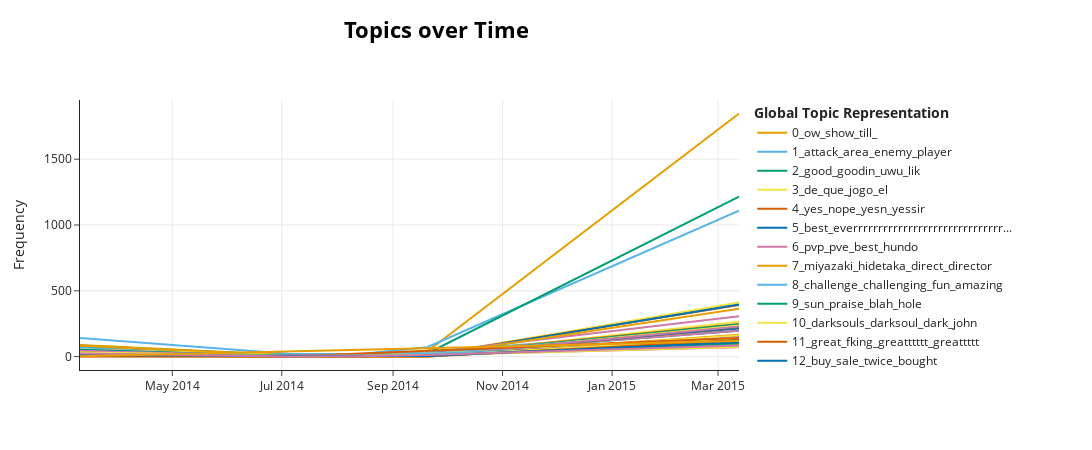

Write notebook code for a chart like this one.
### Code cell
topic_model.visualize_topics_over_time(topics_over_time, top_n_topics=50)

### Figure 1 — Plotly figure (JSON) as saved in the notebook; plotly's stock layout.template omitted (floating-point values rounded to 4 significant figures)
{"data": [{"hoverinfo": "text", "hovertext": ["<b>Topic 0</b><br>Words: ow, show, till, , ", "<b>Topic 0</b><br>Words: ow, show, till, , ", "<b>Topic 0</b><br>Words: ow, show, till, , ", "<b>Topic 0</b><br>Words: ow, show, till, , ", "<b>Topic 0</b><br>Words: don, ow, show, till, ss"], "marker": {"color": "#E69F00"}, "mode": "lines", "name": "0_ow_show_till_", "type": "scatter", "x": ["2014-03-10T14:44:09.600000", "2014-07-04T19:12:00", "2014-08-12T09:36:00", "2014-09-20T00:00:00", "2015-03-12T16:48:00"], "y": [88, 13, 12, 39, 1847]}, {"hoverinfo": "text", "hovertext": ["<b>Topic 1</b><br>Words: don, have, covenant, das, player", "<b>Topic 1</b><br>Words: don, bursss, haven, swag, have", "<b>Topic 1</b><br>Words: don, have, list, haven, covenant", "<b>Topic 1</b><br>Words: don, have, matrixdll, stamina, haven", "<b>Topic 1</b><br>Words: don, have, boss, haven, attack"], "marker": {"color": "#56B4E9"}, "mode": "lines", "name": "1_attack_area_enemy_player", "type": "scatter", "x": ["2014-03-10T14:44:09.600000", "2014-07-04T19:12:00", "2014-08-12T09:36:00", "2014-09-20T00:00:00", "2015-03-12T16:48:00"], "y": [141, 21, 19, 71, 1108]}, {"hoverinfo": "text", "hovertext": ["<b>Topic 2</b><br>Words: good, ass, well, goodin, uwu", "<b>Topic 2</b><br>Words: good, goodin, uwu, lik, mm", "<b>Topic 2</b><br>Words: good, goodin, uwu, lik, mm", "<b>Topic 2</b><br>Words: good, pussy, goodin, uwu, lik", "<b>Topic 2</b><br>Words: good, well, goodin, don, uwu"], "marker": {"color": "#009E73"}, "mode": "lines", "name": "2_good_goodin_uwu_lik", "type": "scatter", "x": ["2014-03-10T14:44:09.600000", "2014-07-04T19:12:00", "2014-08-12T09:36:00", "2014-09-20T00:00:00", "2015-03-12T16:48:00"], "y": [51, 10, 5, 24, 1216]}, {"hoverinfo": "text", "hovertext": ["<b>Topic 3</b><br>Words: que, jogo, de, primeiro, es", "<b>Topic 3</b><br>Words: ohohohohohoho, humerus, nito, prepare, real", "<b>Topic 3</b><br>Words: es, ajustar, pasarselo, desconhecido, mira", "<b>Topic 3</b><br>Words: de, que, jogo, et, le", "<b>Topic 3</b><br>Words: de, que, jogo, el, la"], "marker": {"color": "#F0E442"}, "mode": "lines", "name": "3_de_que_jogo_el", "type": "scatter", "x": ["2014-03-10T14:44:09.600000", "2014-07-04T19:12:00", "2014-08-12T09:36:00", "2014-09-20T00:00:00", "2015-03-12T16:48:00"], "y": [15, 1, 3, 8, 411]}, {"hoverinfo": "text", "hovertext": ["<b>Topic 4</b><br>Words: yes, nope, frog, yesn, yessir", "<b>Topic 4</b><br>Words: yes, nope, yesn, yessir, frog", "<b>Topic 4</b><br>Words: yes, nope, yesn, yessir, frog", "<b>Topic 4</b><br>Words: yes, nope, yesn, yessir, frog", "<b>Topic 4</b><br>Words: yes, nope, yesn, yessir, thank"], "marker": {"color": "#D55E00"}, "mode": "lines", "name": "4_yes_nope_yesn_yessir", "type": "scatter", "x": ["2014-03-10T14:44:09.600000", "2014-07-04T19:12:00", "2014-08-12T09:36:00", "2014-09-20T00:00:00", "2015-03-12T16:48:00"], "y": [24, 1, 2, 10, 392]}, {"hoverinfo": "text", "hovertext": ["<b>Topic 5</b><br>Words: best, good, well, everrrrrrrrrrrrrrrrrrrrrrrrrrrrrrrrrrrrrrrrrrrrrrrrrrrrrrrrrrrrrrrrrrrrrrrrrrrrrrrrrrrrrrrrrrrrrrrrrrrrrrr, proper", "<b>Topic 5</b><br>Words: good, best, everrrrrrrrrrrrrrrrrrrrrrrrrrrrrrrrrrrrrrrrrrrrrrrrrrrrrrrrrrrrrrrrrrrrrrrrrrrrrrrrrrrrrrrrrrrrrrrrrrrrrrr, proper, job", "<b>Topic 5</b><br>Words: best, everrrrrrrrrrrrrrrrrrrrrrrrrrrrrrrrrrrrrrrrrrrrrrrrrrrrrrrrrrrrrrrrrrrrrrrrrrrrrrrrrrrrrrrrrrrrrrrrrrrrrrr, proper, job, good", "<b>Topic 5</b><br>Words: best, don, good, everrrrrrrrrrrrrrrrrrrrrrrrrrrrrrrrrrrrrrrrrrrrrrrrrrrrrrrrrrrrrrrrrrrrrrrrrrrrrrrrrrrrrrrrrrrrrrrrrrrrrrr, well"], "marker": {"color": "#0072B2"}, "mode": "lines", "name": "5_best_everrrrrrrrrrrrrrrrrrrrrrrrrrrrrr...", "type": "scatter", "x": ["2014-03-10T14:44:09.600000", "2014-07-04T19:12:00", "2014-09-20T00:00:00", "2015-03-12T16:48:00"], "y": [13, 1, 5, 396]}, {"hoverinfo": "text", "hovertext": ["<b>Topic 6</b><br>Words: pvp, pve, funnyer, shindig, exploere", "<b>Topic 6</b><br>Words: pvp, moar, pve, hexes, resonant", "<b>Topic 6</b><br>Words: don, deth, pvp, have, closet", "<b>Topic 6</b><br>Words: pvp, pve, ice, slighly, bugginess", "<b>Topic 6</b><br>Words: pvp, don, pve, hundo, singleplayer"], "marker": {"color": "#CC79A7"}, "mode": "lines", "name": "6_pvp_pve_best_hundo", "type": "scatter", "x": ["2014-03-10T14:44:09.600000", "2014-07-04T19:12:00", "2014-08-12T09:36:00", "2014-09-20T00:00:00", "2015-03-12T16:48:00"], "y": [51, 11, 10, 30, 306]}, {"hoverinfo": "text", "hovertext": ["<b>Topic 7</b><br>Words: miyazaki, don, hidetaka, labrynth, solaire", "<b>Topic 7</b><br>Words: goodl, helicopter, drakekeeper, don, exmaple", "<b>Topic 7</b><br>Words: burger, film, miyazaki, grease, team", "<b>Topic 7</b><br>Words: miyazaki, don, hidetaka, direct, director"], "marker": {"color": "#E69F00"}, "mode": "lines", "name": "7_miyazaki_hidetaka_direct_director", "type": "scatter", "x": ["2014-03-10T14:44:09.600000", "2014-07-04T19:12:00", "2014-09-20T00:00:00", "2015-03-12T16:48:00"], "y": [13, 3, 6, 364]}, {"hoverinfo": "text", "hovertext": ["<b>Topic 8</b><br>Words: challenge, challenging, don, centry, mechancial", "<b>Topic 8</b><br>Words: challenging, challenge, definently, funn, ole", "<b>Topic 8</b><br>Words: challenge, pant, entertaining, challenging, prove", "<b>Topic 8</b><br>Words: challenge, challenging, don, defenately, analytical", "<b>Topic 8</b><br>Words: challenge, challenging, don, fun, amazing"], "marker": {"color": "#56B4E9"}, "mode": "lines", "name": "8_challenge_challenging_fun_amazing", "type": "scatter", "x": ["2014-03-10T14:44:09.600000", "2014-07-04T19:12:00", "2014-08-12T09:36:00", "2014-09-20T00:00:00", "2015-03-12T16:48:00"], "y": [70, 13, 6, 37, 215]}, {"hoverinfo": "text", "hovertext": ["<b>Topic 9</b><br>Words: sun, praise, blah, hole, revengeance", "<b>Topic 9</b><br>Words: sun, praise, adherent, sunlight, bust", "<b>Topic 9</b><br>Words: sun, praise, weild, fist, dual", "<b>Topic 9</b><br>Words: sun, praise, praising, edit, blah", "<b>Topic 9</b><br>Words: sun, praise, blah, eighty, hole"], "marker": {"color": "#009E73"}, "mode": "lines", "name": "9_sun_praise_blah_hole", "type": "scatter", "x": ["2014-03-10T14:44:09.600000", "2014-07-04T19:12:00", "2014-08-12T09:36:00", "2014-09-20T00:00:00", "2015-03-12T16:48:00"], "y": [83, 10, 6, 18, 196]}, {"hoverinfo": "text", "hovertext": ["<b>Topic 10</b><br>Words: darksouls, darksoul, verdigris, darke, strongely", "<b>Topic 10</b><br>Words: darksoulsii, exe, darksoul, letdown, darksouls", "<b>Topic 10</b><br>Words: sorta, unbalanced, darksouls, hey, setting", "<b>Topic 10</b><br>Words: darksouls, darkfog, hgue, darksoul, dosent", "<b>Topic 10</b><br>Words: darksouls, darksoul, don, john, darklurker"], "marker": {"color": "#F0E442"}, "mode": "lines", "name": "10_darksouls_darksoul_dark_john", "type": "scatter", "x": ["2014-03-10T14:44:09.600000", "2014-07-04T19:12:00", "2014-08-12T09:36:00", "2014-09-20T00:00:00", "2015-03-12T16:48:00"], "y": [31, 3, 1, 9, 265]}, {"hoverinfo": "text", "hovertext": ["<b>Topic 11</b><br>Words: great, fking, greattttt, greatttttt, outta", "<b>Topic 11</b><br>Words: great, fking, greattttt, greatttttt, outta", "<b>Topic 11</b><br>Words: great, fking, greattttt, greatttttt, outta", "<b>Topic 11</b><br>Words: great, fking, greattttt, greatttttt, outta", "<b>Topic 11</b><br>Words: great, greattttt, greatttttt, fking, outta"], "marker": {"color": "#D55E00"}, "mode": "lines", "name": "11_great_fking_greatttttt_greattttt", "type": "scatter", "x": ["2014-03-10T14:44:09.600000", "2014-07-04T19:12:00", "2014-08-12T09:36:00", "2014-09-20T00:00:00", "2015-03-12T16:48:00"], "y": [30, 4, 3, 15, 248]}, {"hoverinfo": "text", "hovertext": ["<b>Topic 12</b><br>Words: don, buy, sale, regret, fune", "<b>Topic 12</b><br>Words: amazed, horny, awesomeness, angry, mad", "<b>Topic 12</b><br>Words: guyz, sweet, twice, buy, sale", "<b>Topic 12</b><br>Words: don, buy, twice, sale, ike", "<b>Topic 12</b><br>Words: don, buy, sale, twice, price"], "marker": {"color": "#0072B2"}, "mode": "lines", "name": "12_buy_sale_twice_bought", "type": "scatter", "x": ["2014-03-10T14:44:09.600000", "2014-07-04T19:12:00", "2014-08-12T09:36:00", "2014-09-20T00:00:00", "2015-03-12T16:48:00"], "y": [53, 3, 2, 21, 213]}, {"hoverinfo": "text", "hovertext": ["<b>Topic 13</b><br>Words: die, willl, nutshell, owie, stuff", "<b>Topic 13</b><br>Words: die, owie, finna, willl, tire", "<b>Topic 13</b><br>Words: die, owie, finna, willl, tire", "<b>Topic 13</b><br>Words: die, slug, eat, massive, owie", "<b>Topic 13</b><br>Words: die, owie, finna, tired, don"], "marker": {"color": "#CC79A7"}, "mode": "lines", "name": "13_die_owie_finna_willl", "type": "scatter", "x": ["2014-03-10T14:44:09.600000", "2014-07-04T19:12:00", "2014-08-12T09:36:00", "2014-09-20T00:00:00", "2015-03-12T16:48:00"], "y": [53, 6, 8, 22, 196]}, {"hoverinfo": "text", "hovertext": ["<b>Topic 14</b><br>Words: sun, praise, don, sunlight, praising", "<b>Topic 14</b><br>Words: sun, don, praise, priase, wondrous", "<b>Topic 14</b><br>Words: sun, praise, suceed, adversity, bother", "<b>Topic 14</b><br>Words: sun, praise, consist, dontu, lagstabbing", "<b>Topic 14</b><br>Words: sun, praise, sunbro, sunlight, medal"], "marker": {"color": "#E69F00"}, "mode": "lines", "name": "14_sun_praise_sunlight_sunbro", "type": "scatter", "x": ["2014-03-10T14:44:09.600000", "2014-07-04T19:12:00", "2014-08-12T09:36:00", "2014-09-20T00:00:00", "2015-03-12T16:48:00"], "y": [85, 11, 4, 18, 152]}, {"hoverinfo": "text", "hovertext": ["<b>Topic 15</b><br>Words: toro, guerillimo, dlc, rekindle, des", "<b>Topic 15</b><br>Words: don, adition, recommand, trully, imagination", "<b>Topic 15</b><br>Words: hench, foreward, belt, dlc, casually", "<b>Topic 15</b><br>Words: dlc, puchase, fuffilling, don, omg", "<b>Topic 15</b><br>Words: dlc, don, dlcs, content, base"], "marker": {"color": "#56B4E9"}, "mode": "lines", "name": "15_dlc_dlcs_content_base", "type": "scatter", "x": ["2014-03-10T14:44:09.600000", "2014-07-04T19:12:00", "2014-08-12T09:36:00", "2014-09-20T00:00:00", "2015-03-12T16:48:00"], "y": [7, 2, 7, 16, 235]}, {"hoverinfo": "text", "hovertext": ["<b>Topic 16</b><br>Words: expiration, erroneous, hitboxes, blisteringly, hitbox", "<b>Topic 16</b><br>Words: lagstab, hitbox, glitch, hell, real", "<b>Topic 16</b><br>Words: ok, biscuit, wierd, hitbox, tea", "<b>Topic 16</b><br>Words: hitbox, box, hitboxes, don, hit"], "marker": {"color": "#009E73"}, "mode": "lines", "name": "16_hitboxes_hitbox_box_hit", "type": "scatter", "x": ["2014-03-10T14:44:09.600000", "2014-07-04T19:12:00", "2014-09-20T00:00:00", "2015-03-12T16:48:00"], "y": [9, 2, 4, 246]}, {"hoverinfo": "text", "hovertext": ["<b>Topic 17</b><br>Words: fun, crazy, know, people, cassual", "<b>Topic 17</b><br>Words: fun, cassual, funnn, ha, spambush", "<b>Topic 17</b><br>Words: fun, cassual, funnn, ha, spambush", "<b>Topic 17</b><br>Words: fun, cassual, funnn, ha, spambush", "<b>Topic 17</b><br>Words: fun, cassual, funnn, ha, spambush"], "marker": {"color": "#F0E442"}, "mode": "lines", "name": "17_fun_cassual_funnn_ha", "type": "scatter", "x": ["2014-03-10T14:44:09.600000", "2014-07-04T19:12:00", "2014-08-12T09:36:00", "2014-09-20T00:00:00", "2015-03-12T16:48:00"], "y": [10, 1, 1, 2, 236]}, {"hoverinfo": "text", "hovertext": ["<b>Topic 18</b><br>Words: git, gud, dye, serwery, jihad", "<b>Topic 18</b><br>Words: git, gud, seperate, casual, giood", "<b>Topic 18</b><br>Words: git, gud, jihad, gitgud, read", "<b>Topic 18</b><br>Words: git, gud, oddajcie, hreatest, phag"], "marker": {"color": "#D55E00"}, "mode": "lines", "name": "18_git_gud_hreatest_gits", "type": "scatter", "x": ["2014-03-10T14:44:09.600000", "2014-07-04T19:12:00", "2014-09-20T00:00:00", "2015-03-12T16:48:00"], "y": [16, 3, 4, 221]}, {"hoverinfo": "text", "hovertext": ["<b>Topic 19</b><br>Words: nice, niceeeeeeeeeee, yi, yes, yeah", "<b>Topic 19</b><br>Words: nice, niceeeeeeeeeee, yi, yes, yeah", "<b>Topic 19</b><br>Words: nice, yeah, yes, niceeeeeeeeeee, yi", "<b>Topic 19</b><br>Words: nice, niceeeeeeeeeee, yi, yes, yeah"], "marker": {"color": "#0072B2"}, "mode": "lines", "name": "19_nice_niceeeeeeeeeee_yi_yes", "type": "scatter", "x": ["2014-03-10T14:44:09.600000", "2014-08-12T09:36:00", "2014-09-20T00:00:00", "2015-03-12T16:48:00"], "y": [6, 1, 4, 223]}, {"hoverinfo": "text", "hovertext": ["<b>Topic 20</b><br>Words: bad, scary, wasnt, sorry, meh", "<b>Topic 20</b><br>Words: bad, scary, wasnt, sorry, meh", "<b>Topic 20</b><br>Words: bad, scary, sorry, meh, actually"], "marker": {"color": "#CC79A7"}, "mode": "lines", "name": "20_bad_scary_wasnt_sorry", "type": "scatter", "x": ["2014-03-10T14:44:09.600000", "2014-09-20T00:00:00", "2015-03-12T16:48:00"], "y": [3, 2, 229]}, {"hoverinfo": "text", "hovertext": ["<b>Topic 21</b><br>Words: port, don, pc, console, xbox", "<b>Topic 21</b><br>Words: port, joystick, downward, menu, convert", "<b>Topic 21</b><br>Words: window, live, port, decent, fantastic", "<b>Topic 21</b><br>Words: port, don, console, pc, button", "<b>Topic 21</b><br>Words: port, don, pc, console, keyboard"], "marker": {"color": "#E69F00"}, "mode": "lines", "name": "21_port_pc_console_keyboard", "type": "scatter", "x": ["2014-03-10T14:44:09.600000", "2014-07-04T19:12:00", "2014-08-12T09:36:00", "2014-09-20T00:00:00", "2015-03-12T16:48:00"], "y": [85, 4, 1, 22, 105]}, {"hoverinfo": "text", "hovertext": ["<b>Topic 22</b><br>Words: rage, induce, anger, quit, angry", "<b>Topic 22</b><br>Words: rage, tourette, uncountable, esteem, quit", "<b>Topic 22</b><br>Words: rage, conditon, squid, uncontrollable, quit", "<b>Topic 22</b><br>Words: rage, don, quit, anger, fury", "<b>Topic 22</b><br>Words: rage, anger, quit, induce, angry"], "marker": {"color": "#56B4E9"}, "mode": "lines", "name": "22_rage_anger_quit_angry", "type": "scatter", "x": ["2014-03-10T14:44:09.600000", "2014-07-04T19:12:00", "2014-08-12T09:36:00", "2014-09-20T00:00:00", "2015-03-12T16:48:00"], "y": [43, 6, 5, 21, 132]}, {"hoverinfo": "text", "hovertext": ["<b>Topic 23</b><br>Words: bestes, ever, good, category, best", "<b>Topic 23</b><br>Words: good, ever, best, sombre, everrrrrrrrrr", "<b>Topic 23</b><br>Words: everrrrrrrrrr, aloud, ever, pussy, fuckin", "<b>Topic 23</b><br>Words: shet, horry, ever, best, good", "<b>Topic 23</b><br>Words: ever, best, sombre, good, greatt"], "marker": {"color": "#009E73"}, "mode": "lines", "name": "23_ever_best_sombre_shet", "type": "scatter", "x": ["2014-03-10T14:44:09.600000", "2014-07-04T19:12:00", "2014-08-12T09:36:00", "2014-09-20T00:00:00", "2015-03-12T16:48:00"], "y": [49, 3, 9, 18, 126]}, {"hoverinfo": "text", "hovertext": ["<b>Topic 24</b><br>Words: rpg, rpgs, action, fantasy, haven", "<b>Topic 24</b><br>Words: rpg, action, portuguese, brazilian, possibility", "<b>Topic 24</b><br>Words: rpg, action, fantasy, rpgs, incredible", "<b>Topic 24</b><br>Words: rpg, action, broad, fullfillment, olmost", "<b>Topic 24</b><br>Words: rpg, action, rpgs, fantasy, don"], "marker": {"color": "#F0E442"}, "mode": "lines", "name": "24_rpg_action_rpgs_fantasy", "type": "scatter", "x": ["2014-03-10T14:44:09.600000", "2014-07-04T19:12:00", "2014-08-12T09:36:00", "2014-09-20T00:00:00", "2015-03-12T16:48:00"], "y": [54, 10, 6, 23, 104]}, {"hoverinfo": "text", "hovertext": ["<b>Topic 25</b><br>Words: soulsborne, soulsbourne, don, soulsgame, soulslike"], "marker": {"color": "#D55E00"}, "mode": "lines", "name": "25_soulsborne_soulsbourne_soulsgame_soul...", "type": "scatter", "x": ["2015-03-12T16:48:00"], "y": [192]}, {"hoverinfo": "text", "hovertext": ["<b>Topic 26</b><br>Words: controller, vibrate, break, monitor, shit", "<b>Topic 26</b><br>Words: don, eng, controller, aggravate, pls", "<b>Topic 26</b><br>Words: moniter, controller, hype, rating, worthy", "<b>Topic 26</b><br>Words: controller, rager, nuff, mins, brake", "<b>Topic 26</b><br>Words: controller, break, don, smash, bubble"], "marker": {"color": "#0072B2"}, "mode": "lines", "name": "26_controller_break_smash_bubble", "type": "scatter", "x": ["2014-03-10T14:44:09.600000", "2014-07-04T19:12:00", "2014-08-12T09:36:00", "2014-09-20T00:00:00", "2015-03-12T16:48:00"], "y": [52, 3, 4, 11, 114]}, {"hoverinfo": "text", "hovertext": ["<b>Topic 27</b><br>Words: don, review, approve, jong, uncasual", "<b>Topic 27</b><br>Words: review, negative, don, robert, classy", "<b>Topic 27</b><br>Words: review, don, negative, approve, rate"], "marker": {"color": "#CC79A7"}, "mode": "lines", "name": "27_review_negative_approves_approve", "type": "scatter", "x": ["2014-03-10T14:44:09.600000", "2014-09-20T00:00:00", "2015-03-12T16:48:00"], "y": [15, 13, 154]}, {"hoverinfo": "text", "hovertext": ["<b>Topic 28</b><br>Words: hate, ing, thanks, homies, platinumed", "<b>Topic 28</b><br>Words: hate, ing, thanks, homies, platinumed", "<b>Topic 28</b><br>Words: hate, ing, thanks, homies, platinumed", "<b>Topic 28</b><br>Words: hate, ing, thanks, homies, platinumed", "<b>Topic 28</b><br>Words: hate, ing, fking, undeserved, don"], "marker": {"color": "#E69F00"}, "mode": "lines", "name": "28_hate_ing_thanks_homies", "type": "scatter", "x": ["2014-03-10T14:44:09.600000", "2014-07-04T19:12:00", "2014-08-12T09:36:00", "2014-09-20T00:00:00", "2015-03-12T16:48:00"], "y": [7, 1, 2, 1, 166]}, {"hoverinfo": "text", "hovertext": ["<b>Topic 29</b><br>Words: ok, oka, wowcool, iz, ya", "<b>Topic 29</b><br>Words: ok, oka, wowcool, iz, ya", "<b>Topic 29</b><br>Words: ok, oka, wowcool, iz, ya", "<b>Topic 29</b><br>Words: ok, oka, wowcool, iz, ya", "<b>Topic 29</b><br>Words: ok, oka, wowcool, iz, ya"], "marker": {"color": "#56B4E9"}, "mode": "lines", "name": "29_ok_wowcool_oka_iz", "type": "scatter", "x": ["2014-03-10T14:44:09.600000", "2014-07-04T19:12:00", "2014-08-12T09:36:00", "2014-09-20T00:00:00", "2015-03-12T16:48:00"], "y": [14, 4, 2, 11, 145]}, {"hoverinfo": "text", "hovertext": ["<b>Topic 30</b><br>Words: keyboard, don, mouse, control, controller", "<b>Topic 30</b><br>Words: keyboard, mouse, have, literaly, insulting", "<b>Topic 30</b><br>Words: mouse, keyboard, sani, doller, print", "<b>Topic 30</b><br>Words: keyboard, mouse, don, control, unplayable"], "marker": {"color": "#009E73"}, "mode": "lines", "name": "30_keyboard_mouse_control_unplayable", "type": "scatter", "x": ["2014-03-10T14:44:09.600000", "2014-07-04T19:12:00", "2014-09-20T00:00:00", "2015-03-12T16:48:00"], "y": [48, 4, 6, 116]}, {"hoverinfo": "text", "hovertext": ["<b>Topic 31</b><br>Words: gud, relly, gude, lief, gued", "<b>Topic 31</b><br>Words: gued, gud, super, gude, guwd", "<b>Topic 31</b><br>Words: ittttttttt, gud, gude, lief, gued", "<b>Topic 31</b><br>Words: gud, es, gude, gued, guwd", "<b>Topic 31</b><br>Words: gud, gude, guwd, lief, augh"], "marker": {"color": "#F0E442"}, "mode": "lines", "name": "31_gud_gude_lief_gued", "type": "scatter", "x": ["2014-03-10T14:44:09.600000", "2014-07-04T19:12:00", "2014-08-12T09:36:00", "2014-09-20T00:00:00", "2015-03-12T16:48:00"], "y": [4, 2, 1, 3, 160]}, {"hoverinfo": "text", "hovertext": ["<b>Topic 32</b><br>Words: recommend, gay, bcuz, highly, soo", "<b>Topic 32</b><br>Words: solaire, recommend, highly, recommended, recomended", "<b>Topic 32</b><br>Words: recommend, highly, yes, die, recommended", "<b>Topic 32</b><br>Words: recommend, crazy, totally, yeah, ok", "<b>Topic 32</b><br>Words: recommend, highly, don, reef, souldbourne"], "marker": {"color": "#D55E00"}, "mode": "lines", "name": "32_recommend_highly_recommended_recomend...", "type": "scatter", "x": ["2014-03-10T14:44:09.600000", "2014-07-04T19:12:00", "2014-08-12T09:36:00", "2014-09-20T00:00:00", "2015-03-12T16:48:00"], "y": [18, 1, 4, 8, 139]}, {"hoverinfo": "text", "hovertext": ["<b>Topic 33</b><br>Words: love, grrrrr, fkin, frist, geforce", "<b>Topic 33</b><br>Words: love, grrrrr, fkin, frist, geforce", "<b>Topic 33</b><br>Words: love, grrrrr, fkin, frist, geforce", "<b>Topic 33</b><br>Words: love, grrrrr, fkin, frist, geforce", "<b>Topic 33</b><br>Words: love, grrrrr, fkin, frist, geforce"], "marker": {"color": "#0072B2"}, "mode": "lines", "name": "33_love_grrrrr_frist_fkin", "type": "scatter", "x": ["2014-03-10T14:44:09.600000", "2014-07-04T19:12:00", "2014-08-12T09:36:00", "2014-09-20T00:00:00", "2015-03-12T16:48:00"], "y": [14, 3, 2, 11, 132]}, {"hoverinfo": "text", "hovertext": ["<b>Topic 34</b><br>Words: haven, soulless, merely, apparently, bad", "<b>Topic 34</b><br>Words: don, haha, xd, kick, plus", "<b>Topic 34</b><br>Words: don, bad, displeasure, play, terrible"], "marker": {"color": "#CC79A7"}, "mode": "lines", "name": "34_bad_ever_ive_displeasure", "type": "scatter", "x": ["2014-03-10T14:44:09.600000", "2014-09-20T00:00:00", "2015-03-12T16:48:00"], "y": [8, 1, 148]}, {"hoverinfo": "text", "hovertext": ["<b>Topic 35</b><br>Words: janky, jank, don, helpless, jankier"], "marker": {"color": "#E69F00"}, "mode": "lines", "name": "35_janky_jank_helpless_jankier", "type": "scatter", "x": ["2015-03-12T16:48:00"], "y": [155]}, {"hoverinfo": "text", "hovertext": ["<b>Topic 36</b><br>Words: die, washing, pole, would, definately", "<b>Topic 36</b><br>Words: cry, flask, die, would, ruuined", "<b>Topic 36</b><br>Words: die, would, ruuined, rape, bladder", "<b>Topic 36</b><br>Words: rape, die, bladder, would, burst", "<b>Topic 36</b><br>Words: die, would, tenouttaten, somebody, genocide"], "marker": {"color": "#56B4E9"}, "mode": "lines", "name": "36_would_die_ruuined_rape", "type": "scatter", "x": ["2014-03-10T14:44:09.600000", "2014-07-04T19:12:00", "2014-08-12T09:36:00", "2014-09-20T00:00:00", "2015-03-12T16:48:00"], "y": [41, 4, 4, 23, 82]}, {"hoverinfo": "text", "hovertext": ["<b>Topic 37</b><br>Words: peak, sebralo, tuah, frfr, shi"], "marker": {"color": "#009E73"}, "mode": "lines", "name": "37_peak_sebralo_midsouls_tuah", "type": "scatter", "x": ["2015-03-12T16:48:00"], "y": [153]}, {"hoverinfo": "text", "hovertext": ["<b>Topic 38</b><br>Words: bloodborne, inside, blood, atm, wait", "<b>Topic 38</b><br>Words: bloodborne, bring, pc, bloodborn, blood", "<b>Topic 38</b><br>Words: heee, bloodborne, stench, tee, headset", "<b>Topic 38</b><br>Words: bloodborne, don, bloodborn, kart, blood"], "marker": {"color": "#F0E442"}, "mode": "lines", "name": "38_bloodborne_bloodborn_blood_kart", "type": "scatter", "x": ["2014-03-10T14:44:09.600000", "2014-07-04T19:12:00", "2014-09-20T00:00:00", "2015-03-12T16:48:00"], "y": [5, 1, 3, 142]}, {"hoverinfo": "text", "hovertext": ["<b>Topic 39</b><br>Words: flaw, regeret, don, petition, loveable", "<b>Topic 39</b><br>Words: somone, flawed, confusing, direction, flaw", "<b>Topic 39</b><br>Words: flaw, don, flawed, despite, masterpiece"], "marker": {"color": "#D55E00"}, "mode": "lines", "name": "39_flaw_despite_masterpiece_astonishing", "type": "scatter", "x": ["2014-03-10T14:44:09.600000", "2014-07-04T19:12:00", "2015-03-12T16:48:00"], "y": [7, 1, 142]}, {"hoverinfo": "text", "hovertext": ["<b>Topic 40</b><br>Words: elden, ring, don, doo, multiplayer"], "marker": {"color": "#0072B2"}, "mode": "lines", "name": "40_elden_ring_doo_multiplayer", "type": "scatter", "x": ["2015-03-12T16:48:00"], "y": [140]}, {"hoverinfo": "text", "hovertext": ["<b>Topic 41</b><br>Words: sequel, indirect, indirectly, don, refined", "<b>Topic 41</b><br>Words: astonishin, buybuybuybuybuy, tightness, unite, slack", "<b>Topic 41</b><br>Words: sequel, tourism, preperation, unresolved, witcher", "<b>Topic 41</b><br>Words: don, sequel, harmless, portal, translate", "<b>Topic 41</b><br>Words: sequel, don, have, ii, unafraid"], "marker": {"color": "#CC79A7"}, "mode": "lines", "name": "41_sequel_indirect_indirectly_ii", "type": "scatter", "x": ["2014-03-10T14:44:09.600000", "2014-07-04T19:12:00", "2014-08-12T09:36:00", "2014-09-20T00:00:00", "2015-03-12T16:48:00"], "y": [43, 4, 8, 13, 71]}, {"hoverinfo": "text", "hovertext": ["<b>Topic 42</b><br>Words: awesome, sweet, totally, bro, usual", "<b>Topic 42</b><br>Words: awesome, sweet, bro, usual, till", "<b>Topic 42</b><br>Words: awesome, sweet, bro, usual, till", "<b>Topic 42</b><br>Words: awesome, sweet, bro, usual, till", "<b>Topic 42</b><br>Words: awesome, sweet, usual, till, bro"], "marker": {"color": "#E69F00"}, "mode": "lines", "name": "42_awesome_sweet_bro_usual", "type": "scatter", "x": ["2014-03-10T14:44:09.600000", "2014-07-04T19:12:00", "2014-08-12T09:36:00", "2014-09-20T00:00:00", "2015-03-12T16:48:00"], "y": [31, 3, 3, 11, 91]}, {"hoverinfo": "text", "hovertext": ["<b>Topic 43</b><br>Words: replay, value, replayability, hadnle, replayablity", "<b>Topic 43</b><br>Words: haven, replayability, class, replay, remember", "<b>Topic 43</b><br>Words: replay, replayability, value, potentcial, replayable", "<b>Topic 43</b><br>Words: replay, replayability, value, replayable, don"], "marker": {"color": "#56B4E9"}, "mode": "lines", "name": "43_replay_replayability_value_replayable", "type": "scatter", "x": ["2014-03-10T14:44:09.600000", "2014-07-04T19:12:00", "2014-09-20T00:00:00", "2015-03-12T16:48:00"], "y": [18, 2, 11, 103]}, {"hoverinfo": "text", "hovertext": ["<b>Topic 44</b><br>Words: ez, noobz, ezgame, ezlife, pwn", "<b>Topic 44</b><br>Words: ez, ezpz, life, gg, pz", "<b>Topic 44</b><br>Words: ez, pz, ftw, hidden, gg", "<b>Topic 44</b><br>Words: ez, sik, don, coz, gg", "<b>Topic 44</b><br>Words: ez, gg, pz, ztg, og"], "marker": {"color": "#009E73"}, "mode": "lines", "name": "44_ez_gg_pz_ztg", "type": "scatter", "x": ["2014-03-10T14:44:09.600000", "2014-07-04T19:12:00", "2014-08-12T09:36:00", "2014-09-20T00:00:00", "2015-03-12T16:48:00"], "y": [15, 4, 3, 6, 101]}, {"hoverinfo": "text", "hovertext": ["<b>Topic 45</b><br>Words: demon, francise, ride, jason, ghoul", "<b>Topic 45</b><br>Words: molly, soil, satan, demon, devil", "<b>Topic 45</b><br>Words: eachother, demon, differance, actully, compete", "<b>Topic 45</b><br>Words: demon, waist, hmmm, campfire, novel", "<b>Topic 45</b><br>Words: demon, don, zeta, satanist, waayyyy"], "marker": {"color": "#F0E442"}, "mode": "lines", "name": "45_demon_eachother_satan_ride", "type": "scatter", "x": ["2014-03-10T14:44:09.600000", "2014-07-04T19:12:00", "2014-08-12T09:36:00", "2014-09-20T00:00:00", "2015-03-12T16:48:00"], "y": [32, 6, 7, 10, 73]}, {"hoverinfo": "text", "hovertext": ["<b>Topic 46</b><br>Words: bad, good, ding, bading, tarkov", "<b>Topic 46</b><br>Words: ass, bad, say, ding, bading", "<b>Topic 46</b><br>Words: imho, bad, well, ding, bading", "<b>Topic 46</b><br>Words: bad, tarkov, conceivable, ding, plin"], "marker": {"color": "#D55E00"}, "mode": "lines", "name": "46_bad_ding_bading_tarkov", "type": "scatter", "x": ["2014-03-10T14:44:09.600000", "2014-08-12T09:36:00", "2014-09-20T00:00:00", "2015-03-12T16:48:00"], "y": [1, 1, 1, 125]}, {"hoverinfo": "text", "hovertext": ["<b>Topic 47</b><br>Words: exact, like, idk, noise, there", "<b>Topic 47</b><br>Words: wow, like, idk, noise, there", "<b>Topic 47</b><br>Words: like, don, idk, noise, grow"], "marker": {"color": "#0072B2"}, "mode": "lines", "name": "47_like_idk_noise_there", "type": "scatter", "x": ["2014-03-10T14:44:09.600000", "2014-09-20T00:00:00", "2015-03-12T16:48:00"], "y": [10, 5, 109]}, {"hoverinfo": "text", "hovertext": ["<b>Topic 48</b><br>Words: invention, culminate, indepth, ever, extraordinary", "<b>Topic 48</b><br>Words: relentless, awesome, ever, best, game", "<b>Topic 48</b><br>Words: tenouttaten, escape, stick, ever, best", "<b>Topic 48</b><br>Words: don, midway, ofcourse, ban, soft", "<b>Topic 48</b><br>Words: womp, fav, ever, history, oppressed"], "marker": {"color": "#CC79A7"}, "mode": "lines", "name": "48_ever_best_game_one", "type": "scatter", "x": ["2014-03-10T14:44:09.600000", "2014-07-04T19:12:00", "2014-08-12T09:36:00", "2014-09-20T00:00:00", "2015-03-12T16:48:00"], "y": [23, 1, 3, 12, 84]}, {"hoverinfo": "text", "hovertext": ["<b>Topic 49</b><br>Words: iron, viagra, keep, swathe, fiery", "<b>Topic 49</b><br>Words: iron, keep, passage, never, earthen"], "marker": {"color": "#E69F00"}, "mode": "lines", "name": "49_iron_keep_never_passage", "type": "scatter", "x": ["2014-03-10T14:44:09.600000", "2015-03-12T16:48:00"], "y": [3, 118]}], "layout": {"height": 450, "hoverlabel": {"bgcolor": "white", "font": {"family": "Rockwell", "size": 16}}, "legend": {"title": {"text": "<b>Global Topic Representation"}}, "title": {"font": {"color": "Black", "size": 22}, "text": "<b>Topics over Time</b>", "x": 0.4, "xanchor": "center", "y": 0.95, "yanchor": "top"}, "width": 1250, "xaxis": {"showgrid": true}, "yaxis": {"showgrid": true, "title": {"text": "Frequency"}}}}
